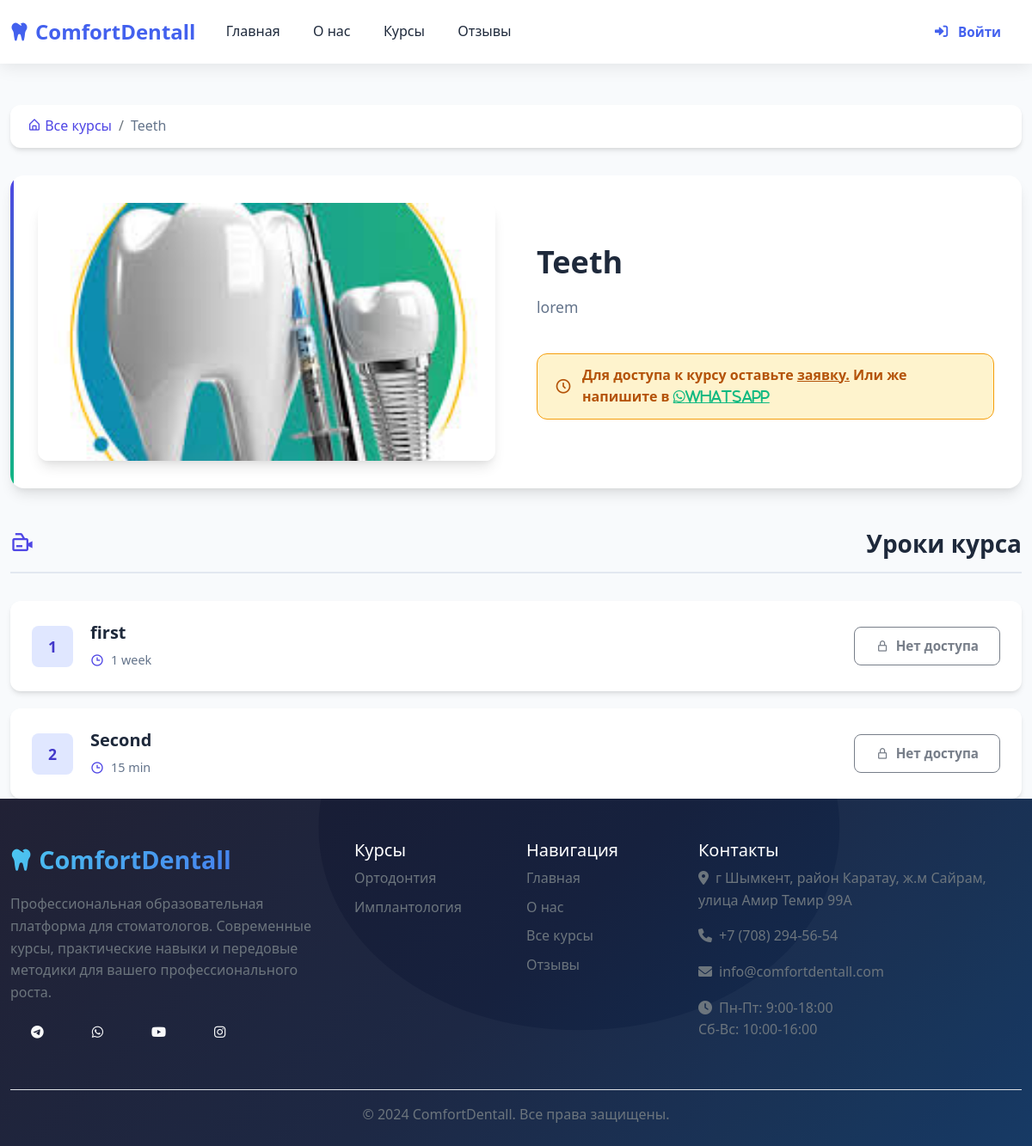
/course/1/, run on an earlier commit of the app's database.
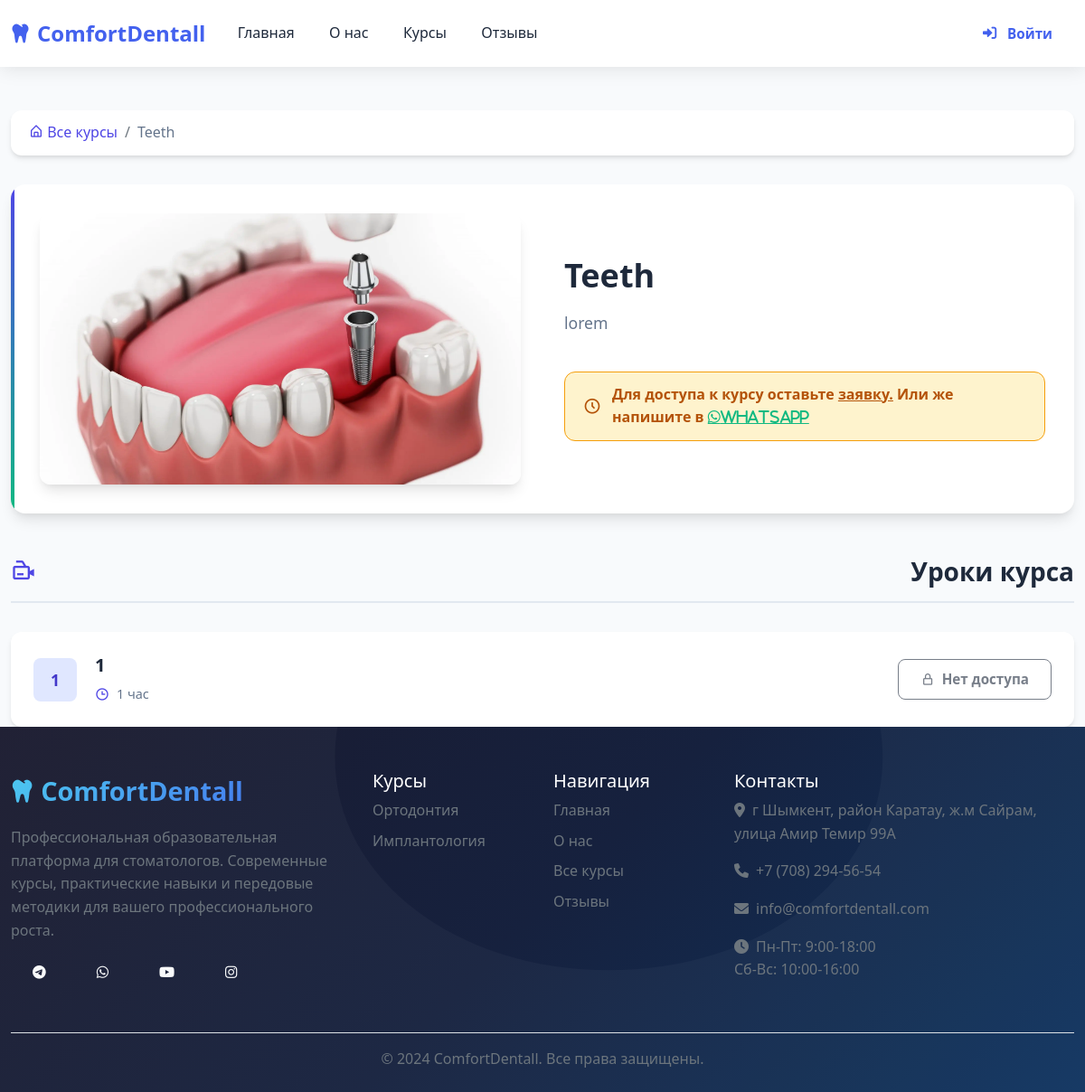
And on a later commit of the database.
### app/models.py (models this page shows, shortened)
class Course(models.Model):
    title = models.CharField(max_length=200)
    description = models.TextField()
    image = models.ImageField(upload_to='course_images/')
    duration = models.CharField(max_length=100, help_text="Например: 2 месяца")
    created_at = models.DateTimeField(auto_now_add=True)
    is_active = models.BooleanField(default=True)

class Lesson(models.Model):
    course = models.ForeignKey(Course, on_delete=models.CASCADE, related_name='lessons')
    title = models.CharField(max_length=200)
    order = models.PositiveIntegerField(default=0, help_text="Порядок урока внутри курса")
    video_url = models.URLField(help_text="Ссылка на YouTube видео", blank=True)
    duration = models.CharField(max_length=50, blank=True, help_text="Например: 15 минут")
    description = models.TextField(blank=True)
    text_content = models.TextField(
        blank=True,
        null=True,
        help_text="Конспект урока: можно вставлять HTML"
    )
    class Meta:
        ordering = ['order']
        unique_together = (('course', 'order'),)  # не обязательно, но полезно

### app/views.py (the view)
# urls.py: path('course/<int:course_id>/', views.course_detail, name='course_detail'),
def course_detail(request, course_id):
    course = get_object_or_404(Course, id=course_id, is_active=True)
    lessons = course.lessons.all().order_by('order')
    has_access = False
    if request.user.is_authenticated:
        has_access = UserCourseAccess.objects.filter(
            user=request.user,
            course=course,
            is_active=True
        ).exists()
    return render(request, 'courses/course_detail.html', {
        'course': course,
        'lessons': lessons,  # Добавляем уроки в контекст
        'has_access': has_access
    })

### app/templates/courses/course_detail.html (shortened to what this page needs)
{% extends 'app/base.html' %}
{% load static %}
{% block extra_css %}
<link rel="stylesheet" href="{% static 'css/profile.css' %}">
<link href="https://unpkg.com/boxicons@2.1.4/css/boxicons.min.css" rel="stylesheet">
{% endblock %}
{% block content %}
<div class="container mt-5">
    <nav aria-label="breadcrumb" class="breadcrumb-nav">
        <ol class="breadcrumb">
            <li class="breadcrumb-item"><a href="{% url 'courses:course_list' %}"><i class='bx bx-home-alt'></i> Все курсы</a></li>
            <li class="breadcrumb-item active">{{ course.title }}</li>
        </ol>
    </nav>
    <div class="course-header">
        <div class="course-image-container">
            <img src="{{ course.image.url }}" alt="{{ course.title }}" class="course-img">
        </div>
        <div class="course-info">
            <h1 class="course-title">{{ course.title }}</h1>
            <p class="course-description">{{ course.description }}</p>
            {% if has_access %}
                <div class="access-status access-granted">
                    <i class='bx bx-check-circle'></i>
                    <span>У вас есть доступ к этому курсу</span>
                </div>
            {% else %}
                <div class="access-status access-denied">
                    <i class='bx bx-time-five'></i>
                    <span>Для доступа к курсу оставьте <a href="{% url 'courses:course_application_with_course' course.id %}" style="color: #b45309;">заявку.</a> Или же напишите в <a href="https://l.instagram.com/?u=https%3A%2F%2Fwa.me%2F7064275444%3Ffbclid%3DPAZXh0bgNhZW0CMTEAc3J0YwZhcHBfaWQMMjU2MjgxMDQwNTU4CGNhbGxzaXRlAjE1AAGnBDrpuWvez82EIgN8LrWYCaOTo08dKnC3YZMgkpmUaquHtBJF4kzqghNmC0A_aem_kDqemR9qcKauFjBbXnBfCQ&e=AT2_WoEJUkGkOZLY3-kn4yCWA2eMDffnCRwMmk0d2QP-ws113s_9QtS1jFI5QSddEUvzZ23x2i9FwPqaXMVBOasJXkC05hpuFOXHU6ohaQ" style="color: #10b981" class="fab fa-whatsapp">whatsapp</a></span>
                </div>
            {% endif %}
        </div>
    </div>
    <div class="lessons-section">
        <div class="section-header">
            <i class='bx bx-video-recording'></i>
            <h2 class="section-title">Уроки курса</h2>
        </div>
        {% if lessons %}
            <div class="lessons-grid">
                {% for lesson in lessons %}
                <div class="lesson-card" style="animation-delay: {{ forloop.counter0|add:0.1 }}s;">
                    <div class="lesson-content">
                        <div class="lesson-number">{{ forloop.counter }}</div>
                        <div class="lesson-details">
                            <h4>{{ lesson.title }}</h4>
                            {% if lesson.duration %}
                            <div class="lesson-meta">
                                <span class="lesson-meta-item">
                                    <i class='bx bx-time'></i>
                                    {{ lesson.duration }}
                                </span>
                            </div>
                            {% endif %}
                        </div>
                    </div>
                    <div class="lesson-actions">
                        {% if has_access %}
                            <a href="{% url 'courses:lesson_detail' lesson.id %}" class="btn btn-primary">
                                <i class='bx bx-play-circle'></i>
                                Смотреть урок
                            </a>
                        {% else %}
                            <button class="btn btn-outline" disabled>
                                <i class='bx bx-lock-alt'></i>
                                Нет доступа
                            </button>
                        {% endif %}
                    </div>
                </div>
                {% endfor %}
            </div>
        {% else %}
            <div class="empty-state">
                <i class='bx bx-book-open'></i>
                <h3>Уроки пока не добавлены</h3>
                <p>Администратор скоро добавит материалы к этому курсу.</p>
            </div>
        {% endif %}
    </div>
</div>
{% endblock %}

What changed in the data, as far as the page shows it:
no longer on this page (row edited): Lesson: title "Second", duration "15 min"
changed Course "Teeth": image: a different picture
changed Lesson: title "first" → "1"; duration "1 week" → "1 час"
